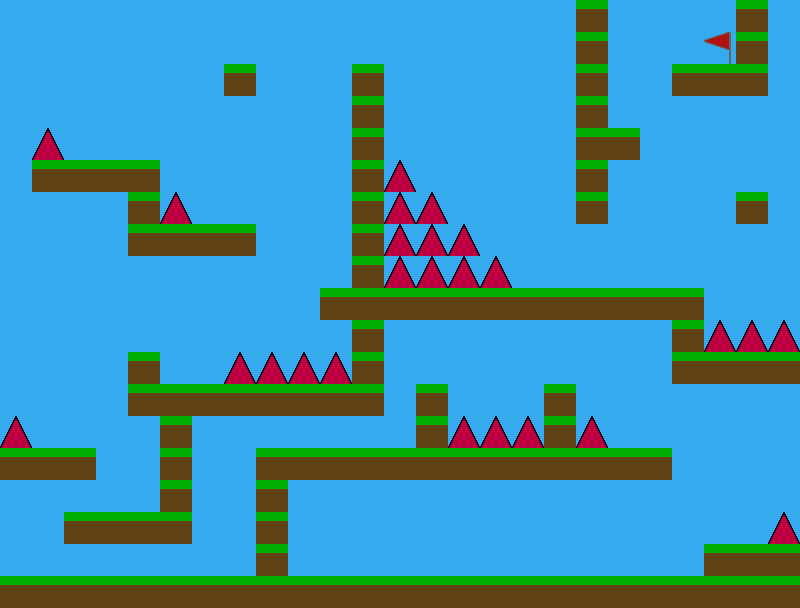

A 2D game scene composited from a Tiled map and its tileset images. What follows is a short description and the map's XML, with every tile layer's data as written:
An orthogonal 25x19 tile map with 32x32 px tiles, 4 tile layers (Sky, Collide, Ouch, Goal), 4 tilesets.

<map version="1.0" tiledversion="1.0.2" orientation="orthogonal" renderorder="right-down" width="25" height="19" tilewidth="32" tileheight="32" nextobjectid="5">
 <tileset firstgid="1" name="grass" tilewidth="32" tileheight="32" tilecount="1" columns="1">
  <image source="../../../public/images/grass.png" width="32" height="32" />
 </tileset>
 <tileset firstgid="2" name="bad" tilewidth="32" tileheight="32" tilecount="1" columns="1">
  <image source="../../../public/images/spike.png" width="32" height="32" />
 </tileset>
 <tileset firstgid="3" name="Flag" tilewidth="32" tileheight="32" tilecount="1" columns="1">
  <image source="../../../public/images/flag.png" width="32" height="32" />
 </tileset>
 <tileset firstgid="4" name="sky" tilewidth="32" tileheight="32" tilecount="475" columns="25">
  <image source="../../../public/images/sky.png" width="800" height="608" />
 </tileset>
 <layer name="Sky" width="25" height="19">
  <data encoding="csv">
4,5,6,7,8,9,10,11,12,13,14,15,16,17,18,19,20,21,22,23,24,25,26,27,28,
29,30,31,32,33,34,35,36,37,38,39,40,41,42,43,44,45,46,47,48,49,50,51,52,53,
54,55,56,57,58,59,60,61,62,63,64,65,66,67,68,69,70,71,72,73,74,75,76,77,78,
79,80,81,82,83,84,85,86,87,88,89,90,91,92,93,94,95,96,97,98,99,100,101,102,103,
104,105,106,107,108,109,110,111,112,113,114,115,116,117,118,119,120,121,122,123,124,125,126,127,128,
129,130,131,132,133,134,135,136,137,138,139,140,141,142,143,144,145,146,147,148,149,150,151,152,153,
154,155,156,157,158,159,160,161,162,163,164,165,166,167,168,169,170,171,172,173,174,175,176,177,178,
179,180,181,182,183,184,185,186,187,188,189,190,191,192,193,194,195,196,197,198,199,200,201,202,203,
204,205,206,207,208,209,210,211,212,213,214,215,216,217,218,219,220,221,222,223,224,225,226,227,228,
4,5,6,7,8,9,10,11,12,13,14,15,16,17,18,19,20,21,22,23,24,25,26,27,28,
29,30,31,32,33,34,35,36,37,38,39,40,41,42,43,44,45,46,47,48,49,50,51,52,53,
54,55,56,57,58,59,60,61,62,63,64,65,66,67,68,69,70,71,72,73,74,75,76,77,78,
79,80,81,82,83,84,85,86,87,88,89,90,91,92,93,94,95,96,97,98,99,100,101,102,103,
104,105,106,107,108,109,110,111,112,113,114,115,116,117,118,119,120,121,122,123,124,125,126,127,128,
129,130,131,132,133,134,135,136,137,138,139,140,141,142,143,144,145,146,147,148,149,150,151,152,153,
154,155,156,157,158,159,160,161,162,163,164,165,166,167,168,169,170,171,172,173,174,175,176,177,178,
179,180,181,182,183,184,185,186,187,188,189,190,191,192,193,194,195,196,197,198,199,200,201,202,4,
204,205,206,207,208,209,210,211,212,213,214,215,216,217,218,219,220,221,222,223,224,225,226,227,228,
0,0,0,0,0,0,0,0,0,0,0,0,0,0,0,0,0,0,0,0,0,0,0,0,0
</data>
 </layer>
 <layer name="Collide" width="25" height="19">
  <properties>
   <property name="collision" type="bool" value="true" />
  </properties>
  <data encoding="csv">
0,0,0,0,0,0,0,0,0,0,0,0,0,0,0,0,0,0,1,0,0,0,0,1,0,
0,0,0,0,0,0,0,0,0,0,0,0,0,0,0,0,0,0,1,0,0,0,0,1,0,
0,0,0,0,0,0,0,1,0,0,0,1,0,0,0,0,0,0,1,0,0,1,1,1,0,
0,0,0,0,0,0,0,0,0,0,0,1,0,0,0,0,0,0,1,0,0,0,0,0,0,
0,0,0,0,0,0,0,0,0,0,0,1,0,0,0,0,0,0,1,1,0,0,0,0,0,
0,1,1,1,1,0,0,0,0,0,0,1,0,0,0,0,0,0,1,0,0,0,0,0,0,
0,0,0,0,1,0,0,0,0,0,0,1,0,0,0,0,0,0,1,0,0,0,0,1,0,
0,0,0,0,1,1,1,1,0,0,0,1,0,0,0,0,0,0,0,0,0,0,0,0,0,
0,0,0,0,0,0,0,0,0,0,0,1,0,0,0,0,0,0,0,0,0,0,0,0,0,
0,0,0,0,0,0,0,0,0,0,1,1,1,1,1,1,1,1,1,1,1,1,0,0,0,
0,0,0,0,0,0,0,0,0,0,0,1,0,0,0,0,0,0,0,0,0,1,0,0,0,
0,0,0,0,1,0,0,0,0,0,0,1,0,0,0,0,0,0,0,0,0,1,1,1,1,
0,0,0,0,1,1,1,1,1,1,1,1,0,1,0,0,0,1,0,0,0,0,0,0,0,
0,0,0,0,0,1,0,0,0,0,0,0,0,1,0,0,0,1,0,0,0,0,0,0,0,
1,1,1,0,0,1,0,0,1,1,1,1,1,1,1,1,1,1,1,1,1,0,0,0,0,
0,0,0,0,0,1,0,0,1,0,0,0,0,0,0,0,0,0,0,0,0,0,0,0,0,
0,0,1,1,1,1,0,0,1,0,0,0,0,0,0,0,0,0,0,0,0,0,0,0,0,
0,0,0,0,0,0,0,0,1,0,0,0,0,0,0,0,0,0,0,0,0,0,1,1,1,
1,1,1,1,1,1,1,1,1,1,1,1,1,1,1,1,1,1,1,1,1,1,1,1,1
</data>
 </layer>
 <layer name="Ouch" width="25" height="19">
  <data encoding="csv">
0,0,0,0,0,0,0,0,0,0,0,0,0,0,0,0,0,0,0,0,0,0,0,0,0,
0,0,0,0,0,0,0,0,0,0,0,0,0,0,0,0,0,0,0,0,0,0,0,0,0,
0,0,0,0,0,0,0,0,0,0,0,0,0,0,0,0,0,0,0,0,0,0,0,0,0,
0,0,0,0,0,0,0,0,0,0,0,0,0,0,0,0,0,0,0,0,0,0,0,0,0,
0,2,0,0,0,0,0,0,0,0,0,0,0,0,0,0,0,0,0,0,0,0,0,0,0,
0,0,0,0,0,0,0,0,0,0,0,0,2,0,0,0,0,0,0,0,0,0,0,0,0,
0,0,0,0,0,2,0,0,0,0,0,0,2,2,0,0,0,0,0,0,0,0,0,0,0,
0,0,0,0,0,0,0,0,0,0,0,0,2,2,2,0,0,0,0,0,0,0,0,0,0,
0,0,0,0,0,0,0,0,0,0,0,0,2,2,2,2,0,0,0,0,0,0,0,0,0,
0,0,0,0,0,0,0,0,0,0,0,0,0,0,0,0,0,0,0,0,0,0,0,0,0,
0,0,0,0,0,0,0,0,0,0,0,0,0,0,0,0,0,0,0,0,0,0,2,2,2,
0,0,0,0,0,0,0,2,2,2,2,0,0,0,0,0,0,0,0,0,0,0,0,0,0,
0,0,0,0,0,0,0,0,0,0,0,0,0,0,0,0,0,0,0,0,0,0,0,0,0,
2,0,0,0,0,0,0,0,0,0,0,0,0,0,2,2,2,0,2,0,0,0,0,0,0,
0,0,0,0,0,0,0,0,0,0,0,0,0,0,0,0,0,0,0,0,0,0,0,0,0,
0,0,0,0,0,0,0,0,0,0,0,0,0,0,0,0,0,0,0,0,0,0,0,0,0,
0,0,0,0,0,0,0,0,0,0,0,0,0,0,0,0,0,0,0,0,0,0,0,0,2,
0,0,0,0,0,0,0,0,0,0,0,0,0,0,0,0,0,0,0,0,0,0,0,0,0,
0,0,0,0,0,0,0,0,0,0,0,0,0,0,0,0,0,0,0,0,0,0,0,0,0
</data>
 </layer>
 <layer name="Goal" width="25" height="19">
  <data encoding="csv">
0,0,0,0,0,0,0,0,0,0,0,0,0,0,0,0,0,0,0,0,0,0,0,0,0,
0,0,0,0,0,0,0,0,0,0,0,0,0,0,0,0,0,0,0,0,0,0,3,0,0,
0,0,0,0,0,0,0,0,0,0,0,0,0,0,0,0,0,0,0,0,0,0,0,0,0,
0,0,0,0,0,0,0,0,0,0,0,0,0,0,0,0,0,0,0,0,0,0,0,0,0,
0,0,0,0,0,0,0,0,0,0,0,0,0,0,0,0,0,0,0,0,0,0,0,0,0,
0,0,0,0,0,0,0,0,0,0,0,0,0,0,0,0,0,0,0,0,0,0,0,0,0,
0,0,0,0,0,0,0,0,0,0,0,0,0,0,0,0,0,0,0,0,0,0,0,0,0,
0,0,0,0,0,0,0,0,0,0,0,0,0,0,0,0,0,0,0,0,0,0,0,0,0,
0,0,0,0,0,0,0,0,0,0,0,0,0,0,0,0,0,0,0,0,0,0,0,0,0,
0,0,0,0,0,0,0,0,0,0,0,0,0,0,0,0,0,0,0,0,0,0,0,0,0,
0,0,0,0,0,0,0,0,0,0,0,0,0,0,0,0,0,0,0,0,0,0,0,0,0,
0,0,0,0,0,0,0,0,0,0,0,0,0,0,0,0,0,0,0,0,0,0,0,0,0,
0,0,0,0,0,0,0,0,0,0,0,0,0,0,0,0,0,0,0,0,0,0,0,0,0,
0,0,0,0,0,0,0,0,0,0,0,0,0,0,0,0,0,0,0,0,0,0,0,0,0,
0,0,0,0,0,0,0,0,0,0,0,0,0,0,0,0,0,0,0,0,0,0,0,0,0,
0,0,0,0,0,0,0,0,0,0,0,0,0,0,0,0,0,0,0,0,0,0,0,0,0,
0,0,0,0,0,0,0,0,0,0,0,0,0,0,0,0,0,0,0,0,0,0,0,0,0,
0,0,0,0,0,0,0,0,0,0,0,0,0,0,0,0,0,0,0,0,0,0,0,0,0,
0,0,0,0,0,0,0,0,0,0,0,0,0,0,0,0,0,0,0,0,0,0,0,0,0
</data>
 </layer>
</map>